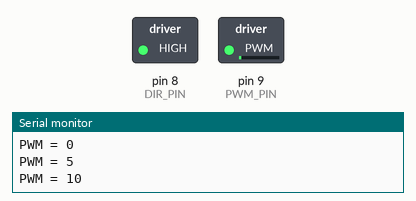
Simulated run of this sketch. Board: Arduino Uno, built with avr-gcc and run on an emulated ATmega328P. Parts: switched loads named in the sketch (green lamp = pin HIGH), the last lines printed to the serial monitor.

Above: at 0.05 s.
At 0.85 s:
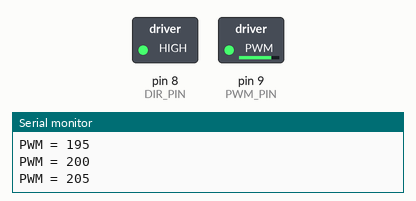
At 2.0 s:
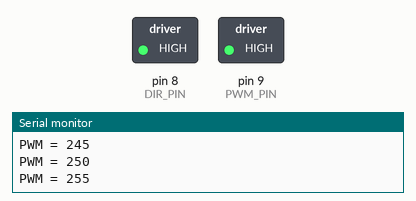
At 4.05 s:
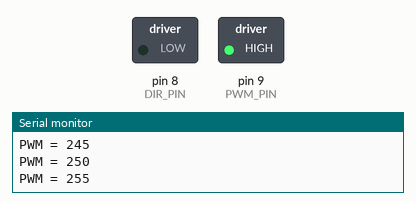
Timing chart, 0 to 5.3 s (numbered marks = the images above):
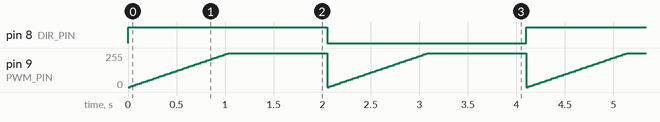

The sketch:

cekMotor.ino
```cpp
/* ============================================================
   TEST 3 — CHECK MOTOR PWM + DIR SIGNALS
   Sweeps PWM and toggles direction every few seconds
   ============================================================ */

const int PWM_PIN = 9;
const int DIR_PIN = 8;

void setup() {
    Serial.begin(115200);
    pinMode(PWM_PIN, OUTPUT);
    pinMode(DIR_PIN, OUTPUT);

    Serial.println("PWM + DIR Test Started...");
}

void loop() {

    // Forward direction
    digitalWrite(DIR_PIN, HIGH);
    Serial.println("Direction: FORWARD");

    for (int duty = 0; duty <= 255; duty += 5) {
        analogWrite(PWM_PIN, duty);
        Serial.print("PWM = "); Serial.println(duty);
        delay(20);
    }

    delay(1000);

    // Reverse direction
    digitalWrite(DIR_PIN, LOW);
    Serial.println("Direction: REVERSE");

    for (int duty = 0; duty <= 255; duty += 5) {
        analogWrite(PWM_PIN, duty);
        Serial.print("PWM = "); Serial.println(duty);
        delay(20);
    }

    delay(1000);
}
```

Measured:
- by itself, pin 8 (DIR_PIN): alternates HIGH for 2.1 s and LOW for 2.1 s
- by itself, pin 9 (PWM_PIN): ramps from 0/255 to 255/255 and jumps back, once every 2.1 s
